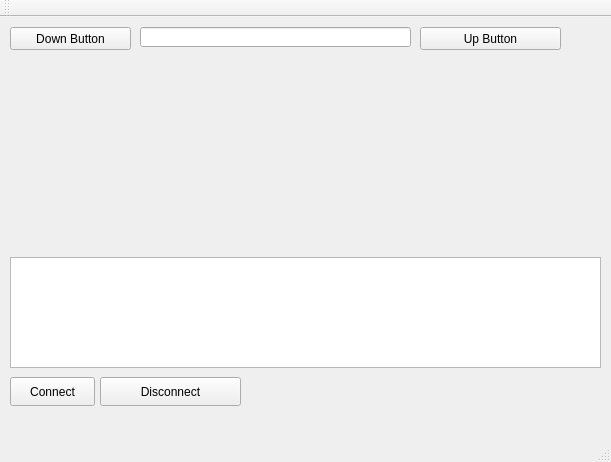
<?xml version="1.0" encoding="UTF-8"?>
<ui version="4.0">
 <class>MainWindow</class>
 <widget class="QMainWindow" name="MainWindow">
  <property name="geometry">
   <rect>
    <x>0</x>
    <y>0</y>
    <width>611</width>
    <height>462</height>
   </rect>
  </property>
  <property name="windowTitle">
   <string>MainWindow</string>
  </property>
  <widget class="QWidget" name="centralWidget">
   <widget class="QPushButton" name="upButton">
    <property name="geometry">
     <rect>
      <x>420</x>
      <y>10</y>
      <width>141</width>
      <height>23</height>
     </rect>
    </property>
    <property name="text">
     <string>Up Button</string>
    </property>
   </widget>
   <widget class="QLineEdit" name="outputEdit">
    <property name="geometry">
     <rect>
      <x>140</x>
      <y>10</y>
      <width>271</width>
      <height>20</height>
     </rect>
    </property>
    <property name="readOnly">
     <bool>true</bool>
    </property>
   </widget>
   <widget class="QCustomPlot" name="customPlot" native="true">
    <property name="geometry">
     <rect>
      <x>10</x>
      <y>40</y>
      <width>591</width>
      <height>191</height>
     </rect>
    </property>
   </widget>
   <widget class="QPushButton" name="downButton">
    <property name="geometry">
     <rect>
      <x>10</x>
      <y>10</y>
      <width>121</width>
      <height>23</height>
     </rect>
    </property>
    <property name="text">
     <string>Down Button</string>
    </property>
   </widget>
   <widget class="QPlainTextEdit" name="outputText">
    <property name="geometry">
     <rect>
      <x>10</x>
      <y>240</y>
      <width>591</width>
      <height>111</height>
     </rect>
    </property>
    <property name="centerOnScroll">
     <bool>true</bool>
    </property>
   </widget>
   <widget class="QPushButton" name="connectButton">
    <property name="geometry">
     <rect>
      <x>10</x>
      <y>360</y>
      <width>85</width>
      <height>29</height>
     </rect>
    </property>
    <property name="text">
     <string>Connect</string>
    </property>
   </widget>
   <widget class="QPushButton" name="disconnectButton">
    <property name="geometry">
     <rect>
      <x>100</x>
      <y>360</y>
      <width>141</width>
      <height>29</height>
     </rect>
    </property>
    <property name="text">
     <string>Disconnect</string>
    </property>
   </widget>
  </widget>
  <widget class="QMenuBar" name="menuBar">
   <property name="geometry">
    <rect>
     <x>0</x>
     <y>0</y>
     <width>611</width>
     <height>26</height>
    </rect>
   </property>
  </widget>
  <widget class="QToolBar" name="mainToolBar">
   <attribute name="toolBarArea">
    <enum>TopToolBarArea</enum>
   </attribute>
   <attribute name="toolBarBreak">
    <bool>false</bool>
   </attribute>
  </widget>
  <widget class="QStatusBar" name="statusBar"/>
 </widget>
 <layoutdefault spacing="6" margin="11"/>
 <customwidgets>
  <customwidget>
   <class>QCustomPlot</class>
   <extends>QWidget</extends>
   <header>qcustomplot.h</header>
   <container>1</container>
  </customwidget>
 </customwidgets>
 <resources/>
 <connections/>
</ui>
